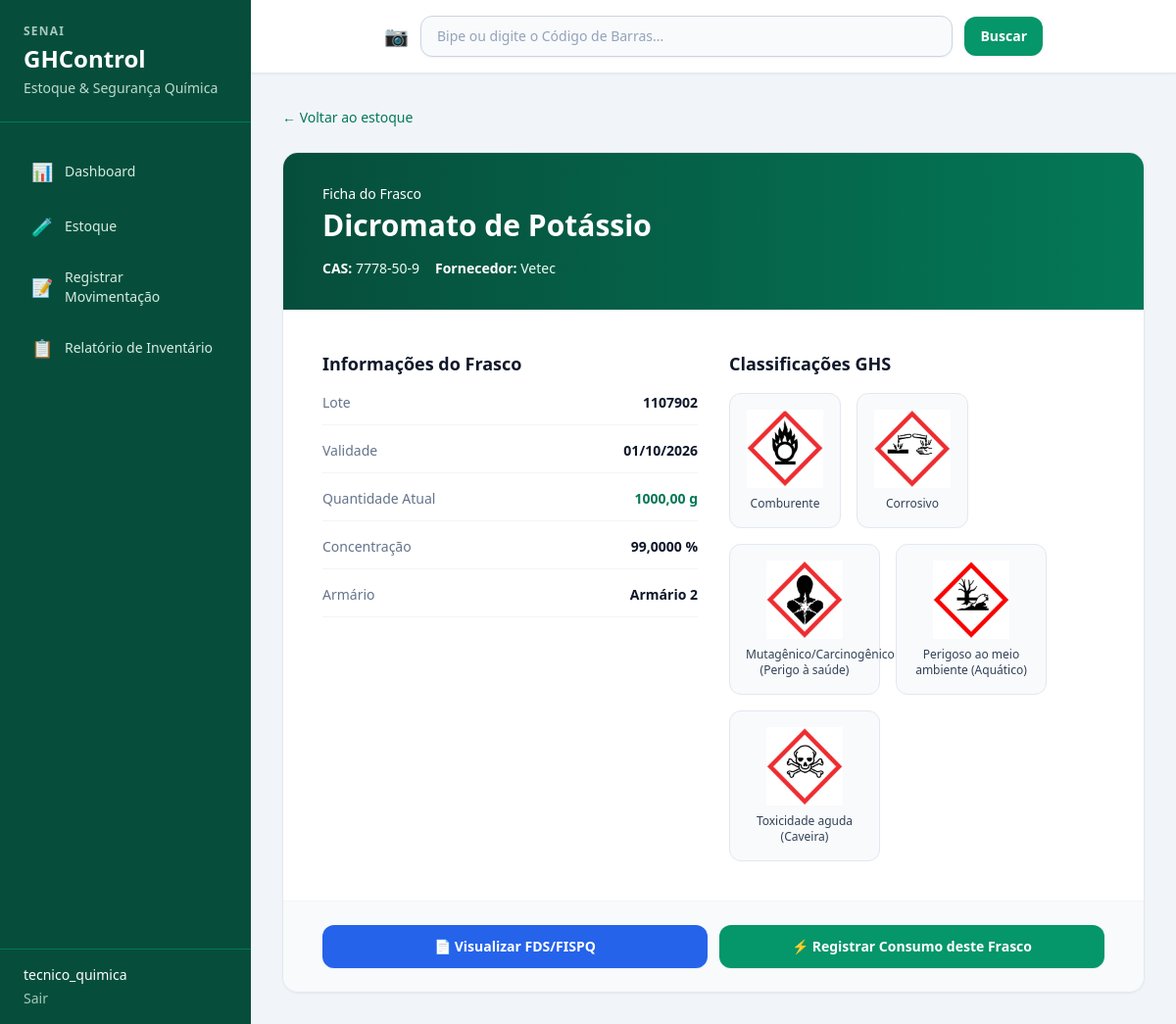
/estoque/31/ (signed in), run on the app's committed database.
### estoque/models.py (models this page shows, shortened)
class ItemEstoque(models.Model):
    reagente = models.ForeignKey(
        Reagente,
        on_delete=models.PROTECT,
        related_name='itens_estoque',
        verbose_name='Reagente',
        help_text='Reagente do catálogo ao qual este frasco pertence.',
    )
    lote = models.CharField(
        max_length=100,
        verbose_name='Lote',
        help_text='Identificação do lote de fabricação.',
    )
    validade = models.DateField(
        verbose_name='Validade',
        help_text='Data de validade do frasco.',
    )
    quantidade = models.DecimalField(
        max_digits=10,
        decimal_places=2,
        verbose_name='Quantidade',
        help_text='Volume ou massa disponível no frasco.',
    )
    qtd_unidade = models.CharField(
        max_length=20,
        verbose_name='Unidade da quantidade',
        help_text='Unidade de medida da quantidade (ex.: ml, g, L).',
    )
    concentracao = models.DecimalField(
        max_digits=10,
        decimal_places=4,
        verbose_name='Concentração',
        help_text='Concentração deste frasco específico.',
    )
    conc_unidade = models.CharField(
        max_length=20,
        verbose_name='Unidade da concentração',
        help_text='Unidade da concentração (ex.: %, M, N).',
    )
    fornecedor = models.CharField(
        max_length=200,
        verbose_name='Fornecedor',
        help_text='Nome do fornecedor do frasco.',
    )
    codigo_barras = models.CharField(
        max_length=100,
        blank=True,
        verbose_name='Código de barras',
        help_text='Código de barras do frasco, se houver.',
    )
    armario = models.ForeignKey(
        Armario,
        on_delete=models.PROTECT,
        related_name='itens_estoque',
        verbose_name='Armário',
        help_text='Localização física (prateleira/armário) do frasco.',
    )
    class Meta:
        verbose_name = 'Item de estoque'
        verbose_name_plural = 'Itens de estoque'
        ordering = ['reagente__nome', 'validade']

class Reagente(models.Model):
    nome = models.CharField(
        max_length=200,
        verbose_name='Nome',
        help_text='Nome do reagente químico.',
    )
    cas = models.CharField(
        max_length=50,
        verbose_name='CAS',
        help_text='Número CAS (Chemical Abstracts Service) da substância.',
    )
    classificacoes_ghs = models.ManyToManyField(
        GHS,
        related_name='reagentes',
        verbose_name='Classificações GHS',
        blank=True,
        help_text='Pictogramas GHS aplicáveis ao reagente (pode haver mais de um).',
    )
    fds_url = models.URLField(
        'Link da FDS/FISPQ',
        blank=True,
        null=True,
        help_text='URL do PDF da Ficha de Dados de Segurança (FDS/FISPQ) do fabricante.',
    )
    class Meta:
        verbose_name = 'Reagente'
        verbose_name_plural = 'Reagentes'
        ordering = ['nome']

class Armario(models.Model):
    posicao = models.IntegerField(
        verbose_name='Posição',
        unique=True,
        help_text='Número ou identificação da prateleira ou armário.',
    )
    class Meta:
        verbose_name = 'Armário'
        verbose_name_plural = 'Armários'
        ordering = ['posicao']

class GHS(models.Model):
    nome = models.CharField(
        max_length=100,
        verbose_name='Nome',
        help_text='Descrição do perigo GHS (ex.: Inflamável, Corrosivo).',
    )
    picto = models.CharField(
        max_length=255,
        verbose_name='Pictograma',
        help_text='Caminho ou nome do arquivo do pictograma GHS.',
    )
    class Meta:
        verbose_name = 'GHS'
        verbose_name_plural = 'GHS'
        ordering = ['nome']

### estoque/views.py (the view)
# urls.py: path('estoque/<int:pk>/', views.detalhe_item, name='detalhe_item'),
@login_required
def detalhe_item(request, pk):
    item = get_object_or_404(
        ItemEstoque.objects.select_related('reagente', 'armario')
        .prefetch_related('reagente__classificacoes_ghs'),
        pk=pk,
    )
    return render(request, 'estoque/detalhe_item.html', {'item': item})

### estoque/templates/estoque/detalhe_item.html (shortened to what this page needs)
{% extends 'estoque/base.html' %}
{% load static %}
{% block content %}
<div class="mb-6">
    <a href="{% url 'estoque:lista_estoque' %}"
       class="inline-flex items-center gap-1 text-sm font-medium text-brand-700 hover:text-brand-900">
        ← Voltar ao estoque
    </a>
</div>
<div class="overflow-hidden rounded-2xl border border-slate-200 bg-white shadow-sm">
    <div class="border-b border-slate-100 bg-gradient-to-r from-brand-900 to-brand-700 px-6 py-8 text-white md:px-10">
        <p class="text-sm font-medium text-brand-100">Ficha do Frasco</p>
        <h2 class="mt-1 text-3xl font-bold">{{ item.reagente.nome }}</h2>
        <div class="mt-4 flex flex-wrap gap-4 text-sm text-brand-50">
            <span><strong class="text-white">CAS:</strong> {{ item.reagente.cas }}</span>
            <span><strong class="text-white">Fornecedor:</strong> {{ item.fornecedor }}</span>
        </div>
    </div>
    <div class="grid gap-8 p-6 md:grid-cols-2 md:p-10">
        <div>
            <h3 class="mb-4 text-lg font-semibold text-slate-900">Informações do Frasco</h3>
            <dl class="space-y-4">
                <div class="flex justify-between border-b border-slate-100 pb-3">
                    <dt class="text-sm text-slate-500">Lote</dt>
                    <dd class="text-sm font-semibold text-slate-900">{{ item.lote }}</dd>
                </div>
                <div class="flex justify-between border-b border-slate-100 pb-3">
                    <dt class="text-sm text-slate-500">Validade</dt>
                    <dd class="text-sm font-semibold text-slate-900">{{ item.validade|date:"d/m/Y" }}</dd>
                </div>
                <div class="flex justify-between border-b border-slate-100 pb-3">
                    <dt class="text-sm text-slate-500">Quantidade Atual</dt>
                    <dd class="text-sm font-bold text-brand-700">{{ item.quantidade }} {{ item.qtd_unidade }}</dd>
                </div>
                <div class="flex justify-between border-b border-slate-100 pb-3">
                    <dt class="text-sm text-slate-500">Concentração</dt>
                    <dd class="text-sm font-semibold text-slate-900">{{ item.concentracao }} {{ item.conc_unidade }}</dd>
                </div>
                <div class="flex justify-between border-b border-slate-100 pb-3">
                    <dt class="text-sm text-slate-500">Armário</dt>
                    <dd class="text-sm font-semibold text-slate-900">Armário {{ item.armario.posicao }}</dd>
                </div>
            </dl>
        </div>
        <div>
            <h3 class="mb-4 text-lg font-semibold text-slate-900">Classificações GHS</h3>
            <div class="flex flex-wrap gap-4">
                {% for ghs in item.reagente.classificacoes_ghs.all %}
                <div class="flex flex-col items-center rounded-xl border border-slate-200 bg-slate-50 p-4 text-center">
                    <img src="{% static ghs.picto %}"
                         alt="{{ ghs.nome }}"
                         title="{{ ghs.nome }}"
                         class="h-20 w-20 object-contain"
                         onerror="this.classList.add('hidden'); this.nextElementSibling.classList.remove('hidden');">
                    <p class="mt-2 max-w-[120px] text-xs font-medium text-slate-700">{{ ghs.nome }}</p>
                </div>
                {% empty %}
                <p class="text-sm italic text-slate-400">Nenhuma classificação GHS cadastrada.</p>
                {% endfor %}
            </div>
        </div>
    </div>
    <div class="flex flex-col gap-3 border-t border-slate-100 bg-slate-50 px-6 py-6 md:flex-row md:px-10">
        {% if item.reagente.fds_url %}
        <a href="{{ item.reagente.fds_url }}"
           target="_blank"
           rel="noopener noreferrer"
           class="inline-flex flex-1 items-center justify-center gap-2 rounded-xl bg-blue-600 px-6 py-3 text-sm font-semibold text-white shadow-sm transition hover:bg-blue-700">
            📄 Visualizar FDS/FISPQ
        </a>
        {% else %}
        <span class="inline-flex flex-1 cursor-not-allowed items-center justify-center gap-2 rounded-xl border border-slate-200 bg-slate-100 px-6 py-3 text-sm font-medium text-slate-400"
              title="Cadastre o link da FDS no painel admin (Reagente)">
            📄 FDS/FISPQ indisponível
        </span>
        {% endif %}
        <a href="{% url 'estoque:registrar_movimentacao' %}?item={{ item.pk }}&tipo=Consumo"
           class="inline-flex flex-1 items-center justify-center gap-2 rounded-xl bg-brand-600 px-6 py-3 text-sm font-semibold text-white shadow-sm transition hover:bg-brand-700">
            ⚡ Registrar Consumo deste Frasco
        </a>
    </div>
</div>
{% endblock %}

### estoque/templates/estoque/base.html (shortened to what this page needs)
{% load static %}
<!DOCTYPE html>
<html lang="pt-BR">
<head>
    <script src="https://cdn.tailwindcss.com"></script>
</head>
<body class="min-h-screen bg-slate-100 text-slate-800 antialiased">
    <div class="flex min-h-screen">
        <aside class="hidden w-64 flex-shrink-0 bg-brand-900 text-white md:flex md:flex-col print:hidden">
            <div class="border-b border-brand-700 px-6 py-6">
                <p class="text-xs font-semibold uppercase tracking-widest text-brand-50/70">SENAI</p>
                <h1 class="mt-1 text-2xl font-bold">GHControl</h1>
                <p class="mt-1 text-sm text-brand-50/80">Estoque &amp; Segurança Química</p>
            </div>
            <nav class="flex-1 space-y-1 px-4 py-6">
                <a href="{% url 'estoque:dashboard' %}"
                   class="flex items-center gap-3 rounded-lg px-4 py-3 text-sm font-medium transition
                          {% if request.resolver_match.url_name == 'dashboard' %}bg-brand-700 text-white{% else %}text-brand-50/90 hover:bg-brand-700/60{% endif %}">
                    <span class="text-lg">📊</span> Dashboard
                </a>
                <a href="{% url 'estoque:lista_estoque' %}"
                   class="flex items-center gap-3 rounded-lg px-4 py-3 text-sm font-medium transition
                          {% if request.resolver_match.url_name == 'lista_estoque' %}bg-brand-700 text-white{% else %}text-brand-50/90 hover:bg-brand-700/60{% endif %}">
                    <span class="text-lg">🧪</span> Estoque
                </a>
                <a href="{% url 'estoque:registrar_movimentacao' %}"
                   class="flex items-center gap-3 rounded-lg px-4 py-3 text-sm font-medium transition
                          {% if request.resolver_match.url_name == 'registrar_movimentacao' %}bg-brand-700 text-white{% else %}text-brand-50/90 hover:bg-brand-700/60{% endif %}">
                    <span class="text-lg">📝</span> Registrar Movimentação
                </a>
                <a href="{% url 'estoque:relatorio_inventario' %}"
                   class="flex items-center gap-3 rounded-lg px-4 py-3 text-sm font-medium transition
                          {% if request.resolver_match.url_name == 'relatorio_inventario' %}bg-brand-700 text-white{% else %}text-brand-50/90 hover:bg-brand-700/60{% endif %}">
                    <span class="text-lg">📋</span> Relatório de Inventário
                </a>
            </nav>
            {% if user.is_authenticated %}
            <div class="border-t border-brand-700 px-6 py-4 text-sm text-brand-50/80">
                <p class="font-medium text-white">{{ user.get_username }}</p>
                <form method="post" action="{% url 'estoque:logout' %}" class="mt-1">
                    <button type="submit" class="text-brand-50/70 hover:text-white">Sair</button>
                </form>
            </div>
            {% endif %}
        </aside>
        <div class="flex flex-1 flex-col">
            <header class="hidden border-b border-slate-200 bg-white px-8 py-4 shadow-sm md:block print:hidden">
                <form action="{% url 'estoque:busca_codigo_barras' %}" method="get" class="mx-auto flex max-w-2xl items-center gap-3">
                    <span class="text-xl text-slate-400" aria-hidden="true">📷</span>
                    <input type="text"
                           name="codigo"
                           placeholder="Bipe ou digite o Código de Barras..."
                           autocomplete="off"
                           class="w-full rounded-xl border border-slate-300 bg-slate-50 px-4 py-2.5 text-sm text-slate-800 shadow-sm placeholder:text-slate-400 focus:border-brand-500 focus:bg-white focus:outline-none focus:ring-2 focus:ring-brand-200">
                    <button type="submit"
                            class="rounded-xl bg-brand-600 px-4 py-2.5 text-sm font-semibold text-white shadow-sm transition hover:bg-brand-700">
                        Buscar
                    </button>
                </form>
            </header>
            <main class="flex-1 px-4 py-6 md:px-8 md:py-8">
                {% block content %}{% endblock %}
            </main>
        </div>
    </div>
</body>
</html>

### data on the page
ItemEstoque: reagente.nome "Dicromato de Potássio", reagente.cas "7778-50-9", fornecedor "Vetec", lote "1107902", validade "01/10/2026", quantidade "1000,00", qtd_unidade "g", concentracao "99,0000", conc_unidade "%", armario.posicao "2"
GHS: picto (picture), nome "Comburente"
GHS: picto (picture), nome "Corrosivo"
GHS: picto (picture), nome "Mutagênico/Carcinogênico (Perigo à saúde)"
GHS: picto (picture), nome "Perigoso ao meio ambiente (Aquático)"
GHS: picto (picture), nome "Toxicidade aguda (Caveira)"

### other printed values
{{ user.get_username }} "tecnico_quimica"
